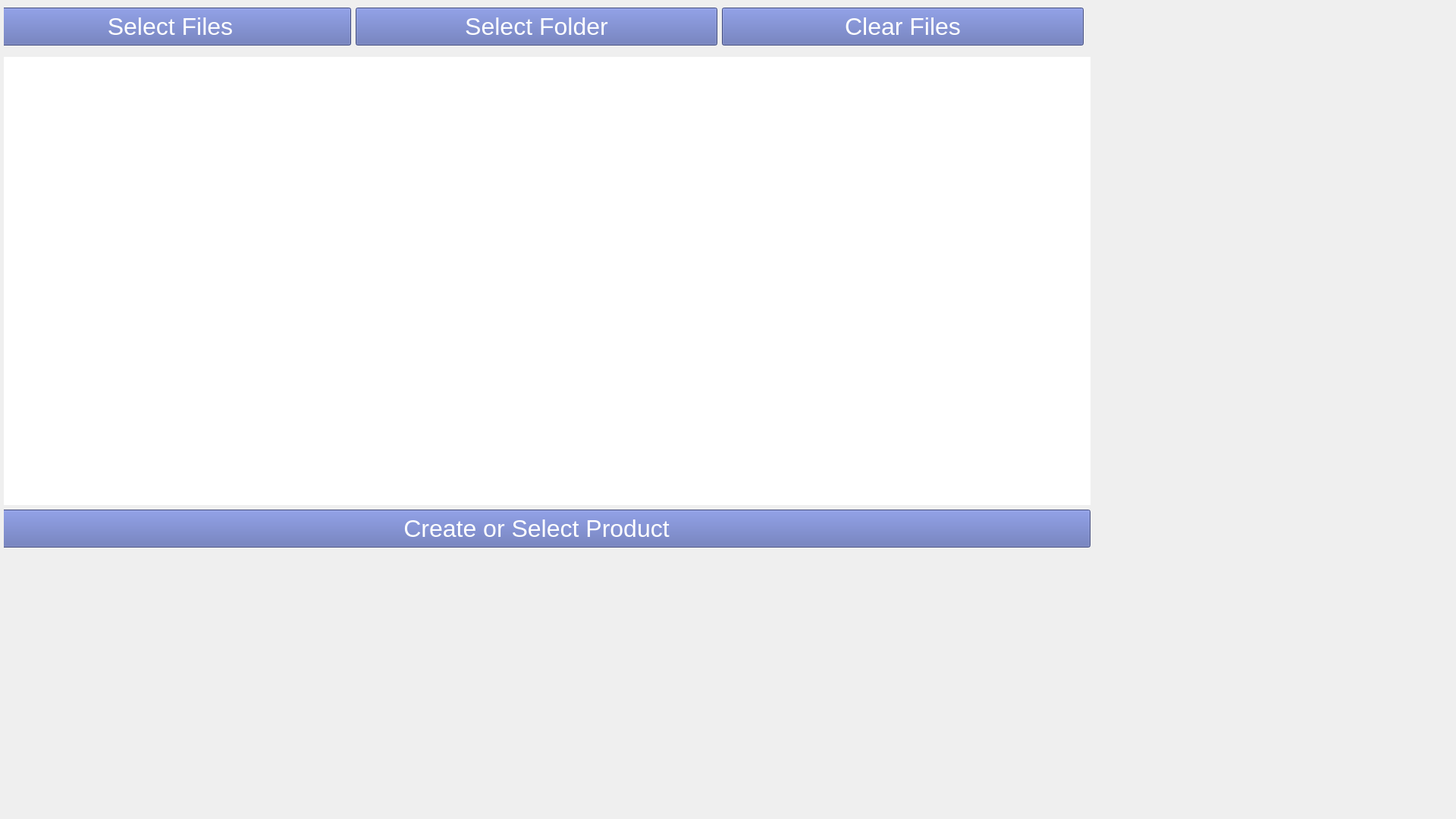
<?xml version="1.0" encoding="UTF-8"?>
<ui version="4.0">
 <class>homeForm</class>
 <widget class="QWidget" name="homeForm">
  <property name="geometry">
   <rect>
    <x>0</x>
    <y>0</y>
    <width>1920</width>
    <height>1080</height>
   </rect>
  </property>
  <property name="windowTitle">
   <string>Form</string>
  </property>
  <widget class="QWidget" name="altMainWidget" native="true">
   <property name="geometry">
    <rect>
     <x>5</x>
     <y>0</y>
     <width>16777215</width>
     <height>730</height>
    </rect>
   </property>
   <property name="maximumSize">
    <size>
     <width>16777215</width>
     <height>769</height>
    </size>
   </property>
   <property name="styleSheet">
    <string notr="true"/>
   </property>
   <widget class="QWidget" name="layoutWidget">
    <property name="geometry">
     <rect>
      <x>-28</x>
      <y>1</y>
      <width>1461</width>
      <height>721</height>
     </rect>
    </property>
    <layout class="QVBoxLayout" name="verticalLayout">
     <item>
      <widget class="QWidget" name="widget" native="true">
       <property name="minimumSize">
        <size>
         <width>0</width>
         <height>0</height>
        </size>
       </property>
       <property name="maximumSize">
        <size>
         <width>16777215</width>
         <height>100</height>
        </size>
       </property>
       <layout class="QHBoxLayout" name="horizontalLayout">
        <item>
         <widget class="QPushButton" name="selectFileButton">
          <property name="minimumSize">
           <size>
            <width>0</width>
            <height>50</height>
           </size>
          </property>
          <property name="font">
           <font>
            <family>Arial</family>
            <pointsize>24</pointsize>
           </font>
          </property>
          <property name="cursor">
           <cursorShape>PointingHandCursor</cursorShape>
          </property>
          <property name="focusPolicy">
           <enum>Qt::NoFocus</enum>
          </property>
          <property name="styleSheet">
           <string notr="true">color: white;
background: #5968B0;</string>
          </property>
          <property name="text">
           <string>Select Files</string>
          </property>
          <property name="flat">
           <bool>false</bool>
          </property>
         </widget>
        </item>
        <item>
         <widget class="QPushButton" name="selectFolderButton">
          <property name="minimumSize">
           <size>
            <width>0</width>
            <height>50</height>
           </size>
          </property>
          <property name="font">
           <font>
            <family>Arial</family>
            <pointsize>24</pointsize>
           </font>
          </property>
          <property name="cursor">
           <cursorShape>PointingHandCursor</cursorShape>
          </property>
          <property name="styleSheet">
           <string notr="true">color:white;
background: #5968B0;</string>
          </property>
          <property name="text">
           <string>Select Folder</string>
          </property>
          <property name="autoDefault">
           <bool>false</bool>
          </property>
          <property name="flat">
           <bool>false</bool>
          </property>
         </widget>
        </item>
        <item>
         <widget class="QPushButton" name="clearFilesButton">
          <property name="minimumSize">
           <size>
            <width>0</width>
            <height>50</height>
           </size>
          </property>
          <property name="font">
           <font>
            <family>Arial</family>
            <pointsize>24</pointsize>
           </font>
          </property>
          <property name="cursor">
           <cursorShape>PointingHandCursor</cursorShape>
          </property>
          <property name="styleSheet">
           <string notr="true">color: white;
background: #5968B0;</string>
          </property>
          <property name="text">
           <string>Clear Files</string>
          </property>
          <property name="flat">
           <bool>false</bool>
          </property>
         </widget>
        </item>
       </layout>
      </widget>
     </item>
     <item>
      <widget class="QListWidget" name="fileFolderListWidget">
       <property name="maximumSize">
        <size>
         <width>16777215</width>
         <height>16777215</height>
        </size>
       </property>
       <property name="styleSheet">
        <string notr="true">color: black;
background: white;</string>
       </property>
       <property name="frameShape">
        <enum>QFrame::NoFrame</enum>
       </property>
       <property name="frameShadow">
        <enum>QFrame::Plain</enum>
       </property>
      </widget>
     </item>
     <item>
      <widget class="QPushButton" name="createSelectButton">
       <property name="minimumSize">
        <size>
         <width>0</width>
         <height>50</height>
        </size>
       </property>
       <property name="font">
        <font>
         <family>Arial</family>
         <pointsize>24</pointsize>
        </font>
       </property>
       <property name="cursor">
        <cursorShape>PointingHandCursor</cursorShape>
       </property>
       <property name="styleSheet">
        <string notr="true">background: #5968B0;
color: white;</string>
       </property>
       <property name="text">
        <string>Create or Select Product</string>
       </property>
      </widget>
     </item>
    </layout>
   </widget>
  </widget>
 </widget>
 <resources/>
 <connections/>
</ui>
